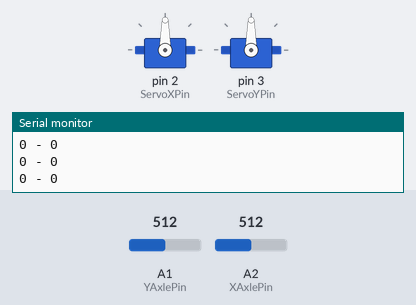
A sketch run on a simulated Arduino Uno, built with avr-gcc and run on an emulated ATmega328P. Shown: 2 × servo, the last lines printed to the serial monitor. The inputs (shaded band) are chosen by the test bench; at power-on: A1 (YAxlePin) = 512, A2 (XAxlePin) = 512.

Above: at 1.2 s.
1.3 s: A1 (YAxlePin) set to 349
4.3 s: A1 (YAxlePin) set to 327
At 5.7 s:
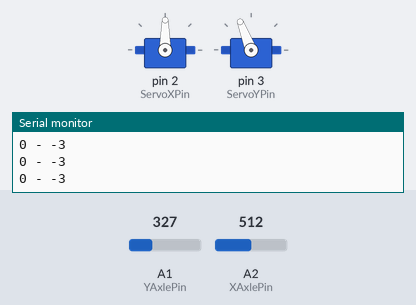
6.0 s: A2 (XAxlePin) set to 752
7.5 s: A2 (XAxlePin) set to 785
At 8.9 s:
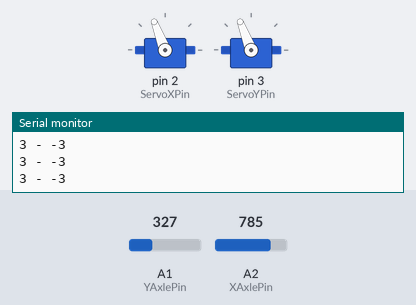
9.2 s: A2 (XAxlePin) set to 358
10.7 s: A2 (XAxlePin) set to 330
At 12.0 s:
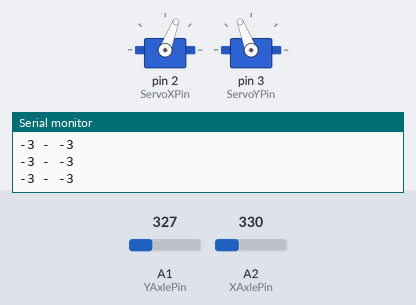
Timing chart, 0 to 13.6 s (numbered marks = the images above; inputs shaded):
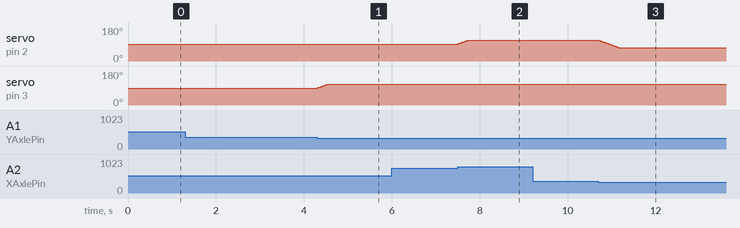

Measured:
- the behaviour switches between 341 and 340 on A1 (YAxlePin) (found by bisection; images 0 and 1)
- the behaviour switches between 767 and 768 on A2 (XAxlePin) (found by bisection; images 1 and 2)
- the behaviour switches between 341 and 340 on A2 (XAxlePin) (found by bisection; images 2 and 3)
- after the input at 4.3 s, servo on pin 3 (ServoYPin): moves from 90° to 111° over 0.23 s, starting at once
- after the input at 7.5 s, servo on pin 2 (ServoXPin): moves from 90° to 111° over 0.23 s, starting at once
- after the input at 10.7 s, servo on pin 2 (ServoXPin): moves from 111° to 69° over 0.47 s, starting at once

The sketch:

PI_tom-Labyrinthe.ino
```cpp
#include <Servo.h>

//--------------Timer----------


//---------TOM--------------------
Servo myServoX; // define servo motor for X-axis
Servo myServoY; // define servo motor for Y-axis
int ServoXPin = 2; // define  X-axis pin
int ServoYPin = 3; // define  Y-axis pin
int ServoXHomePos = 90; // set home position for servos
int ServoYHomePos = 90;
int ServoXPos = 103;
int ServoYPos = 135;
int XAxlePin = A2; // define  X-axis pin control for joystick A2
int YAxlePin = A1; // define  Y-axis pin control for joystick A1
int XAxleValue = 0; // set start up value for joystick
int YAxleValue = 0;
int Direction = 0;
int range = 12; // output range of X or Y movement
int center = range / 2; // resting position value
int threshold = range / 4; // resting threshold


void setup()
{
  Serial.begin(9600);
  //--------------Timer---------------------


  //------------TOM---------------
  myServoX.attach(ServoXPin); // attaching servo X
  myServoY.attach(ServoYPin); // attaching servo Y
  ServoXPos = ServoXHomePos;  // update ServoXPos with home position as startup
  ServoYPos = ServoYHomePos;  // update ServoYPos with home position as startup
  myServoX.write(ServoXPos);
  myServoY.write(ServoYPos);

}
void loop()
{
  //--------------Timer---------------------


  //---------TOM------------------
  XAxleValue = readAxis(XAxlePin);
  YAxleValue = readAxis(YAxlePin);
  Serial.print(XAxleValue, DEC);
  Serial.print(" - ");
  Serial.println(YAxleValue, DEC);
  // check the values of joystick and move the servos smothly with delay of 100 millisecond
  if (XAxleValue > 0) {
    ServoXPos++;
    myServoX.write(ServoXPos);
    delay(0.1 * (7 - XAxleValue));
  }
  if (XAxleValue < 0) {
    ServoXPos--;
    myServoX.write(ServoXPos);
    delay(0.1 * (7 + XAxleValue));
  }
  if (YAxleValue < 0) {
    ServoYPos++;
    myServoY.write(ServoYPos);
    delay(0.1 * (7 - YAxleValue));
  }
  if (YAxleValue > 0) {
    ServoYPos--;
    myServoY.write(ServoYPos);
    delay(0.1 * (7 + YAxleValue));
  }
  if (ServoXPos > ServoXHomePos + 20) {
    ServoXPos = ServoXHomePos + 20;
  }
  if (ServoXPos < ServoXHomePos - 20) {
    ServoXPos = ServoXHomePos - 20;
  }
  if (ServoYPos > ServoYHomePos + 20) {
    ServoYPos = ServoYHomePos + 20;
  }
  if (ServoYPos < ServoYHomePos - 20) {
    ServoYPos = ServoYHomePos - 20;
  }
  delay(10);
}


//---------------Functions------------------
int readAxis(int thisAxis) {
  // read the analog input:
  int reading = analogRead(thisAxis);
  // map the reading from the analog input range to the output range:
  reading = map(reading, 0, 1023, 0, range);
  // if the output reading is outside from the
  // rest position threshold, use it:
  int distance = reading - center;
  if (abs(distance) < threshold) {
    distance = 0;
  }
  // return the distance for this axis:
  return distance;
}

//Cablage :
//Joystick :
//GND = sur GND
//5V = 5V
//VRX = A1
//VRY = A2

//Servo 1 (grosse boite)
//Brun = GND
//Rouge = 5V
//Orange = 3

//Servo 1 (petite boite)
//Brun = GND
//Rouge = 5V
//Orange = 2
```
